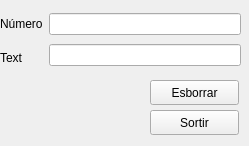
<?xml version="1.0" encoding="UTF-8"?>
<ui version="4.0">
 <class>MyForm</class>
 <widget class="QWidget" name="MyForm">
  <property name="geometry">
   <rect>
    <x>0</x>
    <y>0</y>
    <width>249</width>
    <height>146</height>
   </rect>
  </property>
  <property name="windowTitle">
   <string>Form</string>
  </property>
  <widget class="QPushButton" name="pushButton">
   <property name="geometry">
    <rect>
     <x>150</x>
     <y>80</y>
     <width>89</width>
     <height>25</height>
    </rect>
   </property>
   <property name="text">
    <string>Esborrar</string>
   </property>
  </widget>
  <widget class="QPushButton" name="pushButton_2">
   <property name="geometry">
    <rect>
     <x>150</x>
     <y>110</y>
     <width>89</width>
     <height>25</height>
    </rect>
   </property>
   <property name="text">
    <string>Sortir</string>
   </property>
  </widget>
  <widget class="QWidget" name="">
   <property name="geometry">
    <rect>
     <x>0</x>
     <y>10</y>
     <width>241</width>
     <height>61</height>
    </rect>
   </property>
   <layout class="QHBoxLayout" name="horizontalLayout">
    <item>
     <layout class="QVBoxLayout" name="verticalLayout">
      <item>
       <widget class="QLabel" name="label">
        <property name="text">
         <string>Número</string>
        </property>
       </widget>
      </item>
      <item>
       <widget class="QLabel" name="label_2">
        <property name="text">
         <string>Text</string>
        </property>
       </widget>
      </item>
     </layout>
    </item>
    <item>
     <layout class="QVBoxLayout" name="verticalLayout_2">
      <item>
       <widget class="QLineEdit" name="lineEdit">
        <property name="styleSheet">
         <string notr="true">color: rgb(255, 0, 0);</string>
        </property>
        <property name="inputMethodHints">
         <set>Qt::ImhNone</set>
        </property>
        <property name="text">
         <string/>
        </property>
        <property name="maxLength">
         <number>10</number>
        </property>
       </widget>
      </item>
      <item>
       <widget class="QLineEdit" name="lineEdit_2"/>
      </item>
     </layout>
    </item>
   </layout>
  </widget>
 </widget>
 <resources/>
 <connections/>
</ui>
